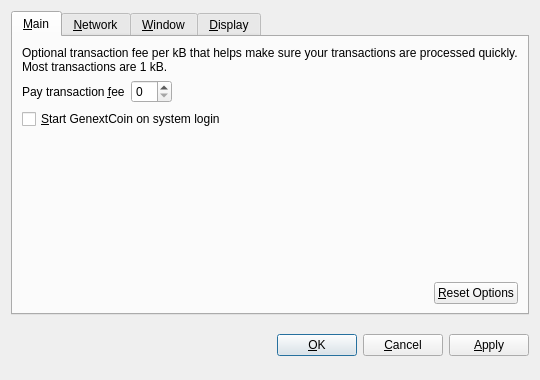
<?xml version="1.0" encoding="UTF-8"?>
<ui version="4.0">
 <class>OptionsDialog</class>
 <widget class="QDialog" name="OptionsDialog">
  <property name="geometry">
   <rect>
    <x>0</x>
    <y>0</y>
    <width>540</width>
    <height>380</height>
   </rect>
  </property>
  <property name="windowTitle">
   <string>Options</string>
  </property>
  <property name="modal">
   <bool>true</bool>
  </property>
  <layout class="QVBoxLayout" name="verticalLayout">
   <item>
    <widget class="QTabWidget" name="tabWidget">
     <property name="tabPosition">
      <enum>QTabWidget::North</enum>
     </property>
     <property name="currentIndex">
      <number>0</number>
     </property>
     <widget class="QWidget" name="tabMain">
      <attribute name="title">
       <string>&amp;Main</string>
      </attribute>
      <layout class="QVBoxLayout" name="verticalLayout_Main">
       <item>
        <widget class="QLabel" name="transactionFeeInfoLabel">
         <property name="text">
          <string>Optional transaction fee per kB that helps make sure your transactions are processed quickly. Most transactions are 1 kB.</string>
         </property>
         <property name="textFormat">
          <enum>Qt::PlainText</enum>
         </property>
         <property name="wordWrap">
          <bool>true</bool>
         </property>
        </widget>
       </item>
       <item>
        <layout class="QHBoxLayout" name="horizontalLayout_1_Main">
         <item>
          <widget class="QLabel" name="transactionFeeLabel">
           <property name="text">
            <string>Pay transaction &amp;fee</string>
           </property>
           <property name="textFormat">
            <enum>Qt::PlainText</enum>
           </property>
           <property name="buddy">
            <cstring>transactionFee</cstring>
           </property>
          </widget>
         </item>
         <item>
          <widget class="BitcoinAmountField" name="transactionFee"/>
         </item>
         <item>
          <spacer name="horizontalSpacer_1_Main">
           <property name="orientation">
            <enum>Qt::Horizontal</enum>
           </property>
           <property name="sizeHint" stdset="0">
            <size>
             <width>40</width>
             <height>20</height>
            </size>
           </property>
          </spacer>
         </item>
        </layout>
       </item>
       <item>
        <widget class="QCheckBox" name="bitcoinAtStartup">
         <property name="toolTip">
          <string>Automatically start GenextCoin after logging in to the system.</string>
         </property>
         <property name="text">
          <string>&amp;Start GenextCoin on system login</string>
         </property>
        </widget>
       </item>
       <item>
        <spacer name="verticalSpacer_Main">
         <property name="orientation">
          <enum>Qt::Vertical</enum>
         </property>
         <property name="sizeHint" stdset="0">
          <size>
           <width>20</width>
           <height>40</height>
          </size>
         </property>
        </spacer>
       </item>
       <item>
        <layout class="QHBoxLayout" name="horizontalLayout_2_Main">
         <item>
          <spacer name="horizontalSpacer_2_Main">
           <property name="orientation">
            <enum>Qt::Horizontal</enum>
           </property>
           <property name="sizeHint" stdset="0">
            <size>
             <width>40</width>
             <height>20</height>
            </size>
           </property>
          </spacer>
         </item>
         <item>
          <widget class="QPushButton" name="resetButton">
           <property name="toolTip">
            <string>Reset all client options to default.</string>
           </property>
           <property name="text">
            <string>&amp;Reset Options</string>
           </property>
           <property name="autoDefault">
            <bool>false</bool>
           </property>
          </widget>
         </item>
        </layout>
       </item>
      </layout>
     </widget>
     <widget class="QWidget" name="tabNetwork">
      <attribute name="title">
       <string>&amp;Network</string>
      </attribute>
      <layout class="QVBoxLayout" name="verticalLayout_Network">
       <item>
        <widget class="QCheckBox" name="mapPortUpnp">
         <property name="toolTip">
          <string>Automatically open the GenextCoin client port on the router. This only works when your router supports UPnP and it is enabled.</string>
         </property>
         <property name="text">
          <string>Map port using &amp;UPnP</string>
         </property>
        </widget>
       </item>
       <item>
        <widget class="QCheckBox" name="connectSocks">
         <property name="toolTip">
          <string>Connect to the GenextCoin network through a SOCKS proxy (e.g. when connecting through Tor).</string>
         </property>
         <property name="text">
          <string>&amp;Connect through SOCKS proxy:</string>
         </property>
        </widget>
       </item>
       <item>
        <layout class="QHBoxLayout" name="horizontalLayout_Network">
         <item>
          <widget class="QLabel" name="proxyIpLabel">
           <property name="text">
            <string>Proxy &amp;IP:</string>
           </property>
           <property name="textFormat">
            <enum>Qt::PlainText</enum>
           </property>
           <property name="buddy">
            <cstring>proxyIp</cstring>
           </property>
          </widget>
         </item>
         <item>
          <widget class="QValidatedLineEdit" name="proxyIp">
           <property name="maximumSize">
            <size>
             <width>140</width>
             <height>16777215</height>
            </size>
           </property>
           <property name="toolTip">
            <string>IP address of the proxy (e.g. 127.0.0.1)</string>
           </property>
          </widget>
         </item>
         <item>
          <widget class="QLabel" name="proxyPortLabel">
           <property name="text">
            <string>&amp;Port:</string>
           </property>
           <property name="textFormat">
            <enum>Qt::PlainText</enum>
           </property>
           <property name="buddy">
            <cstring>proxyPort</cstring>
           </property>
          </widget>
         </item>
         <item>
          <widget class="QLineEdit" name="proxyPort">
           <property name="maximumSize">
            <size>
             <width>55</width>
             <height>16777215</height>
            </size>
           </property>
           <property name="toolTip">
            <string>Port of the proxy (e.g. 9050)</string>
           </property>
          </widget>
         </item>
         <item>
          <widget class="QLabel" name="socksVersionLabel">
           <property name="text">
            <string>SOCKS &amp;Version:</string>
           </property>
           <property name="textFormat">
            <enum>Qt::PlainText</enum>
           </property>
           <property name="buddy">
            <cstring>socksVersion</cstring>
           </property>
          </widget>
         </item>
         <item>
          <widget class="QValueComboBox" name="socksVersion">
           <property name="toolTip">
            <string>SOCKS version of the proxy (e.g. 5)</string>
           </property>
          </widget>
         </item>
         <item>
          <spacer name="horizontalSpacer_Network">
           <property name="orientation">
            <enum>Qt::Horizontal</enum>
           </property>
           <property name="sizeHint" stdset="0">
            <size>
             <width>40</width>
             <height>20</height>
            </size>
           </property>
          </spacer>
         </item>
        </layout>
       </item>
       <item>
        <spacer name="verticalSpacer_Network">
         <property name="orientation">
          <enum>Qt::Vertical</enum>
         </property>
         <property name="sizeHint" stdset="0">
          <size>
           <width>20</width>
           <height>40</height>
          </size>
         </property>
        </spacer>
       </item>
      </layout>
     </widget>
     <widget class="QWidget" name="tabWindow">
      <attribute name="title">
       <string>&amp;Window</string>
      </attribute>
      <layout class="QVBoxLayout" name="verticalLayout_Window">
       <item>
        <widget class="QCheckBox" name="minimizeToTray">
         <property name="toolTip">
          <string>Show only a tray icon after minimizing the window.</string>
         </property>
         <property name="text">
          <string>&amp;Minimize to the tray instead of the taskbar</string>
         </property>
        </widget>
       </item>
       <item>
        <widget class="QCheckBox" name="minimizeOnClose">
         <property name="toolTip">
          <string>Minimize instead of exit the application when the window is closed. When this option is enabled, the application will be closed only after selecting Quit in the menu.</string>
         </property>
         <property name="text">
          <string>M&amp;inimize on close</string>
         </property>
        </widget>
       </item>
       <item>
        <spacer name="verticalSpacer_Window">
         <property name="orientation">
          <enum>Qt::Vertical</enum>
         </property>
         <property name="sizeHint" stdset="0">
          <size>
           <width>20</width>
           <height>40</height>
          </size>
         </property>
        </spacer>
       </item>
      </layout>
     </widget>
     <widget class="QWidget" name="tabDisplay">
      <attribute name="title">
       <string>&amp;Display</string>
      </attribute>
      <layout class="QVBoxLayout" name="verticalLayout_Display">
       <item>
        <layout class="QHBoxLayout" name="horizontalLayout_1_Display">
         <item>
          <widget class="QLabel" name="langLabel">
           <property name="text">
            <string>User Interface &amp;language:</string>
           </property>
           <property name="textFormat">
            <enum>Qt::PlainText</enum>
           </property>
           <property name="buddy">
            <cstring>lang</cstring>
           </property>
          </widget>
         </item>
         <item>
          <widget class="QValueComboBox" name="lang">
           <property name="toolTip">
            <string>The user interface language can be set here. This setting will take effect after restarting GenextCoin.</string>
           </property>
          </widget>
         </item>
        </layout>
       </item>
       <item>
        <layout class="QHBoxLayout" name="horizontalLayout_2_Display">
         <item>
          <widget class="QLabel" name="unitLabel">
           <property name="text">
            <string>&amp;Unit to show amounts in:</string>
           </property>
           <property name="textFormat">
            <enum>Qt::PlainText</enum>
           </property>
           <property name="buddy">
            <cstring>unit</cstring>
           </property>
          </widget>
         </item>
         <item>
          <widget class="QValueComboBox" name="unit">
           <property name="toolTip">
            <string>Choose the default subdivision unit to show in the interface and when sending coins.</string>
           </property>
          </widget>
         </item>
        </layout>
       </item>
       <item>
        <widget class="QCheckBox" name="displayAddresses">
         <property name="toolTip">
          <string>Whether to show GenextCoin addresses in the transaction list or not.</string>
         </property>
         <property name="text">
          <string>&amp;Display addresses in transaction list</string>
         </property>
        </widget>
       </item>
       <item>
        <spacer name="verticalSpacer_Display">
         <property name="orientation">
          <enum>Qt::Vertical</enum>
         </property>
         <property name="sizeHint" stdset="0">
          <size>
           <width>20</width>
           <height>40</height>
          </size>
         </property>
        </spacer>
       </item>
      </layout>
     </widget>
    </widget>
   </item>
   <item>
    <layout class="QHBoxLayout" name="horizontalLayout_Buttons">
     <item>
      <spacer name="horizontalSpacer_1">
       <property name="orientation">
        <enum>Qt::Horizontal</enum>
       </property>
       <property name="sizeHint" stdset="0">
        <size>
         <width>40</width>
         <height>48</height>
        </size>
       </property>
      </spacer>
     </item>
     <item>
      <widget class="QLabel" name="statusLabel">
       <property name="font">
        <font>
         <weight>75</weight>
         <bold>true</bold>
        </font>
       </property>
       <property name="text">
        <string/>
       </property>
       <property name="textFormat">
        <enum>Qt::PlainText</enum>
       </property>
       <property name="wordWrap">
        <bool>true</bool>
       </property>
      </widget>
     </item>
     <item>
      <spacer name="horizontalSpacer_2">
       <property name="orientation">
        <enum>Qt::Horizontal</enum>
       </property>
       <property name="sizeHint" stdset="0">
        <size>
         <width>40</width>
         <height>48</height>
        </size>
       </property>
      </spacer>
     </item>
     <item>
      <widget class="QPushButton" name="okButton">
       <property name="text">
        <string>&amp;OK</string>
       </property>
      </widget>
     </item>
     <item>
      <widget class="QPushButton" name="cancelButton">
       <property name="text">
        <string>&amp;Cancel</string>
       </property>
       <property name="autoDefault">
        <bool>false</bool>
       </property>
      </widget>
     </item>
     <item>
      <widget class="QPushButton" name="applyButton">
       <property name="text">
        <string>&amp;Apply</string>
       </property>
       <property name="autoDefault">
        <bool>false</bool>
       </property>
      </widget>
     </item>
    </layout>
   </item>
  </layout>
 </widget>
 <customwidgets>
  <customwidget>
   <class>BitcoinAmountField</class>
   <extends>QSpinBox</extends>
   <header>bitcoinamountfield.h</header>
  </customwidget>
  <customwidget>
   <class>QValueComboBox</class>
   <extends>QComboBox</extends>
   <header>qvaluecombobox.h</header>
  </customwidget>
  <customwidget>
   <class>QValidatedLineEdit</class>
   <extends>QLineEdit</extends>
   <header>qvalidatedlineedit.h</header>
  </customwidget>
 </customwidgets>
 <resources/>
 <connections/>
</ui>
